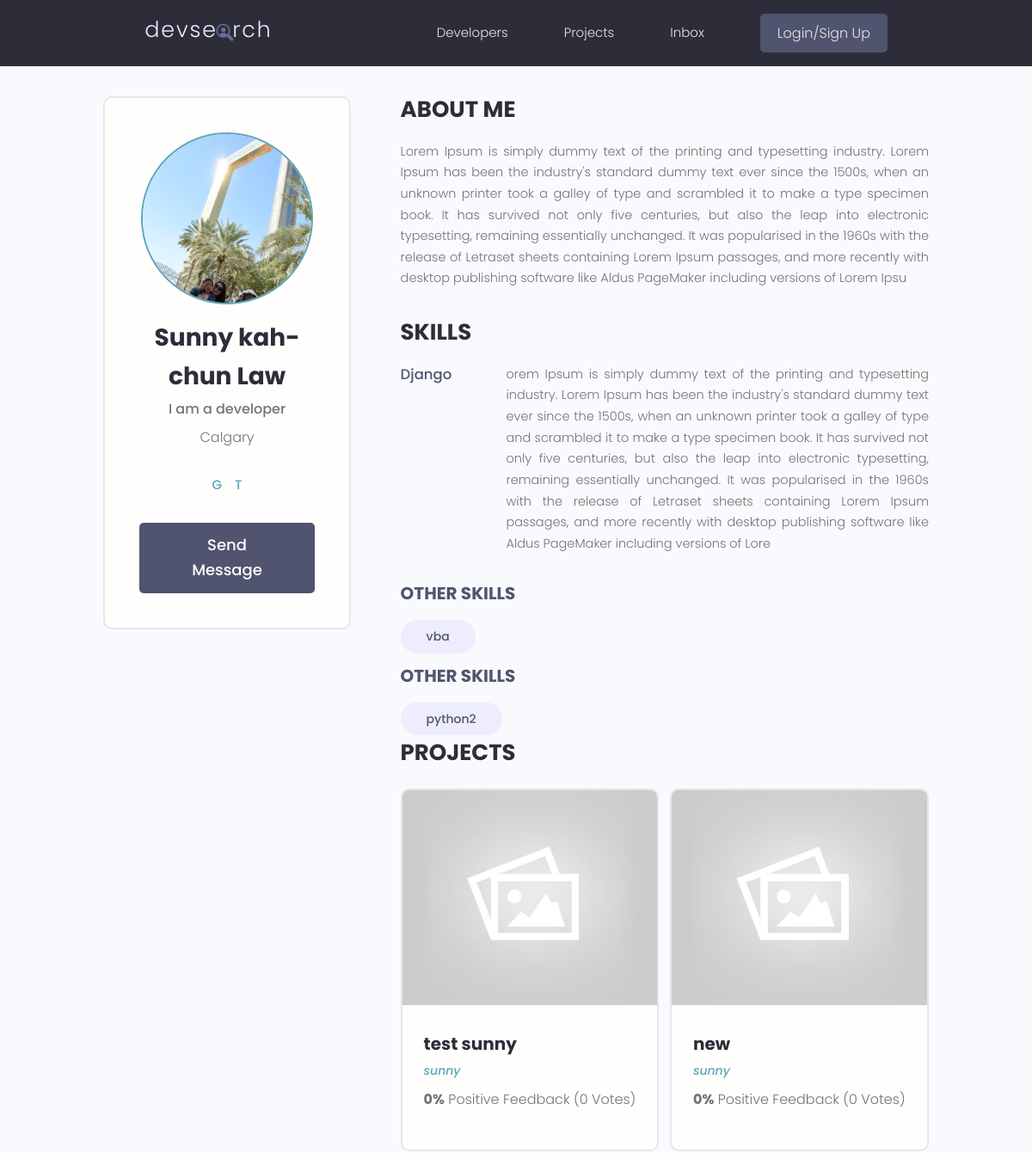
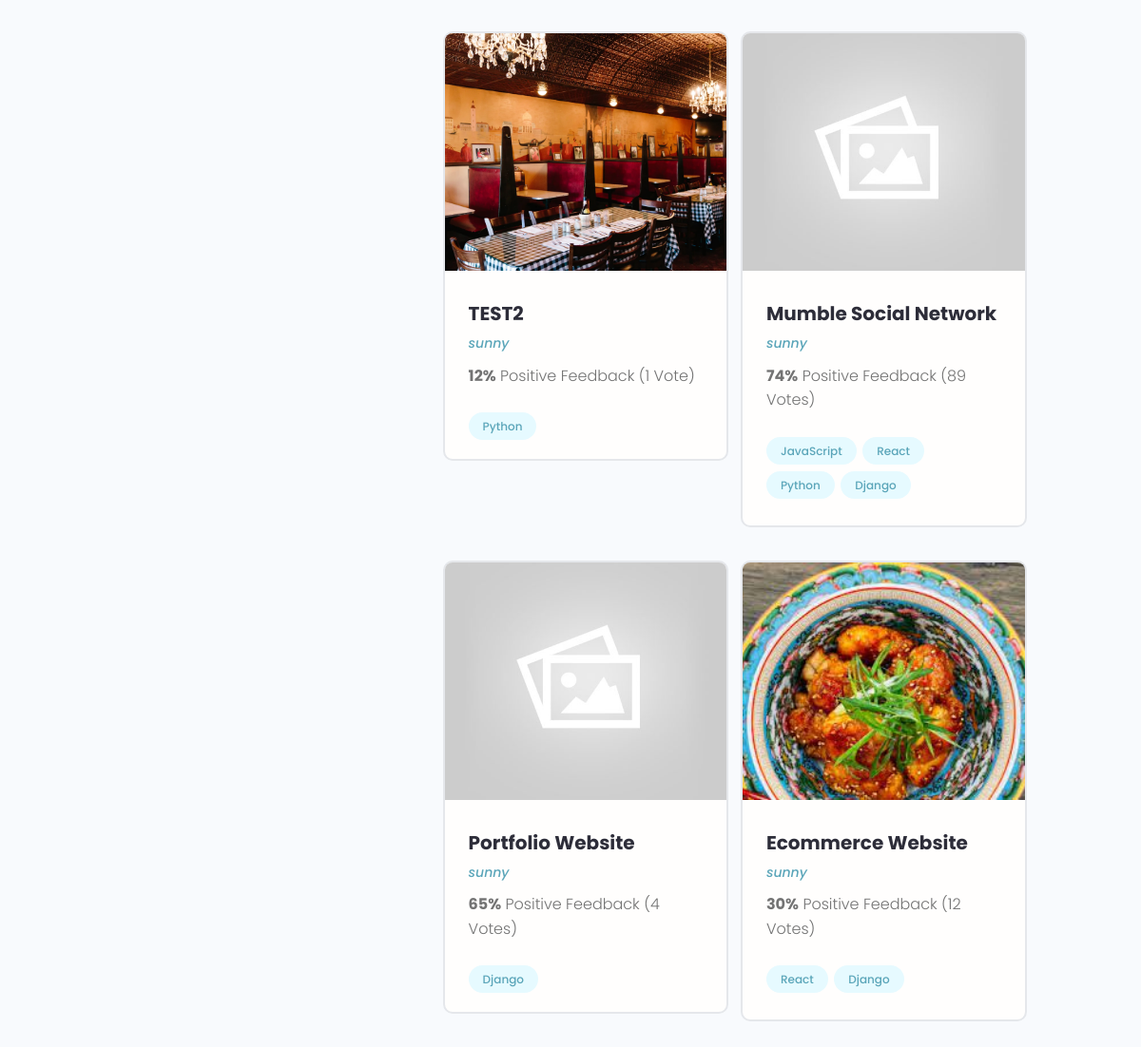
/profile/bae02edb-601e-4a99-9ada-62678e85b1ca, run on the app's committed database (2 pictures, top to bottom).
### users/models.py (models this page shows, shortened)
class Profile(models.Model):
    user = models.OneToOneField(
        User, on_delete=models.CASCADE, null=True, blank=True)
    name = models.CharField(max_length=200, blank=True, null=True)
    email = models.EmailField(max_length=500, blank=True, null=True)
    username = models.CharField(max_length=200, blank=True, null=True)
    location = models.CharField(max_length=200, blank=True, null=True)
    short_intro = models.CharField(max_length=200, blank=True, null=True)
    bio = models.TextField(blank=True, null=True)
    profile_image = models.ImageField(
        null=True, blank=True, upload_to='profiles/', default="profiles/user-default.png")
    social_github = models.CharField(max_length=200, blank=True, null=True)
    social_twitter = models.CharField(max_length=200, blank=True, null=True)
    social_linkedin = models.CharField(max_length=200, blank=True, null=True)
    social_youtube = models.CharField(max_length=200, blank=True, null=True)
    social_website = models.CharField(max_length=200, blank=True, null=True)
    created = models.DateTimeField(auto_now_add=True)
    id = models.UUIDField(default=uuid.uuid4, unique=True,
                          primary_key=True, editable=False)
    def __str__(self):
        return str(self.username)

class Skill(models.Model):
    owner = models.ForeignKey(
        Profile, on_delete=models.CASCADE, null=True, blank=True)
    name = models.CharField(max_length=200, blank=True, null=True)
    description = models.TextField(blank=True, null=True)
    created = models.DateTimeField(auto_now_add=True)
    id = models.UUIDField(default=uuid.uuid4, unique=True,
                          primary_key=True, editable=False)

### projects/models.py (models this page shows, shortened)
class Projects(models.Model):
    owner = models.ForeignKey(
        Profile, null=True, blank=True, on_delete=models.SET_NULL)
    title = models.CharField(max_length=200)
    description = models.TextField(null=True, blank=True)
    featured_image = models.ImageField(
        null=True, blank=True, default="default.jpg")
    demo_link = models.CharField(max_length=2000, blank=True)
    source_link = models.CharField(max_length=2000, null=True, blank=True)
    tags = models.ManyToManyField('Tag', blank=True)
    vote_total = models.IntegerField(default=0, null=True, blank=True)
    vote_ratio = models.IntegerField(default=0, null=True, blank=True)
    created = models.DateTimeField(auto_now_add=True)
    id = models.UUIDField(default=uuid.uuid4, unique=True,
                          primary_key=True, editable=False)
    class Meta:
        ordering = ['-created']  # dash makes is ascending order

class Tag(models.Model):
    name = models.CharField(max_length=200)
    createed = models.DateTimeField(auto_now_add=True)
    id = models.UUIDField(default=uuid.uuid4, unique=True,
                          primary_key=True, editable=False)
    def __str__(self):
        return self.name

### users/views.py (the view)
# urls.py: path('profile/<str:pk>', views.userprofile, name="user-profile"),
def userprofile(request, pk):
    profile = Profile.objects.get(id=pk)
    topSkills = profile.skill_set.exclude(description__exact="")
    otherSkills = profile.skill_set.filter(description="")
    context = {'profile': profile, 'topSkills': topSkills,
               'otherSkills': otherSkills}
    return render(request, 'users/user-profile.html', context)

### users/templates/users/user-profile.html (shortened to what this page needs)
{% extends 'main.html' %}
{% block content %}
<main class="profile my-md">
    <div class="container">
      <div class="layout">
        <div class="column column--1of3">
          <div class="card text-center">
            <div class="card__body dev">
              <img class="avatar avatar--xl" src="{{profile.profile_image.url}}" />
              <h2 class="dev__name">{{profile.name}}</h2>
              <p class="dev__title">{{profile.short_intro}}</p>
              <p class="dev__location">{{profile.location}}</p>
              <ul class="dev__social">
                {% if profile.social_github %}
                <li>
                  <a title="Github" href="{{profile.social_github}}" target="_blank">G</a>
                </li>
                {% endif %}
                {% if profile.social_twitter %}
                <li>
                  <a title="Twitter" href="{{profile.social_twitter}}" target="_blank">T</a>
                </li>
                {% endif %}
              </ul>
              <a href="#" class="btn btn--sub btn--lg">Send Message </a>
            </div>
          </div>
        </div>
        <div class="column column--2of3">
          <div class="devInfo">
            <h3 class="devInfo__title">About Me</h3>
            <p class="devInfo__about">
             {{profile.bio}}
            </p>
          </div>
          <div class="devInfo">
            <h3 class="devInfo__title">Skills</h3>
            <div class="devInfo__skills">
              {% for skill in topSkills %}
              <div class="devSkill">
                <h4 class="devSkill__title">{{skill.name}}</h4>
                <p class="devSkill__info">
                 {{skill.description}}
                </p>
              </div>
              {% endfor %}
              {% for skill in otherSkills %}
              <h3 class="devInfo__subtitle">Other Skills</h3>
              <div class="devInfo__otherSkills">
                <span class="tag tag--pill tag--sub tag--lg">
                  <small>{{skill.name}}</small>
                </span>
               {% endfor %}
              </div>
            </div>
          </div>
          <div class="devInfo">
            <h3 class="devInfo__title">Projects</h3>
            <div class="grid grid--two">
              {% for project in profile.projects_set.all %}
              <div class="column">
                <div class="card project">
                  <a href="{% url 'project' project.id %}" class="project">
                    <img class="project__thumbnail" src="{{project.featured_image.url}}" alt="project thumbnail" />
                    <div class="card__body">
                      <h3 class="project__title">{{project.title}}</h3>
                      <p><a class="project__author" href="{% url 'user-profile' profile.id %}">{{project.owner}}</a></p>
                      <p class="project--rating">
                        <span style="font-weight: bold;">{{project.vote_ratio}}%</span> Positive
                        Feedback ({{project.vote_total}} Vote{{project.vote_total|pluralize:"s"}})
                      </p>
                      <div class="project__tags">
                        {% for tag in project.tags.all %}
                        <span class="tag tag--pill tag--main">
                          <small>{{tag}}</small>
                        </span>
                        {% endfor %}
                      </div>
                    </div>
                  </a>
                </div>
              </div>
              {% endfor %}
            </div>
          </div>
        </div>
      </div>
    </div>
  </main>
{% endblock content %}

### static/styles/app.css (style rules this page uses)
:root { --color-sub: #2d2d39; }
.btn--sub { background-color: var(--color-sub-light); }
.card { border: 2px solid var(--color-light); }
img { width: 100%; }
.profile .card > .dev { padding: 4rem; }
.dev__name { color: var(--color-sub); font-size: 2.8rem; font-weight: 700; margin-top: 1rem; margin-bottom: 0.5rem; }
.dev__title { font-size: 1.6rem; font-weight: 500; line-height: 1.3; }
.dev__location { margin-top: 1rem; }
.dev__social { margin: 3rem 0; list-style: none; display: flex; justify-content: center; gap: 1.5rem; }
.devInfo { margin-bottom: 3rem; }
.devInfo__title, .devInfo__subtitle { font-size: 2.6rem; color: var(--color-sub); text-transform: uppercase; font-weight: 700; margin-bottom: 1.5rem; }
.devInfo__subtitle { font-size: 2rem; color: var(--color-sub-light); }
.devInfo__about, .devSkill__info { font-size: 1.45rem; line-height: 1.7; text-align: justify; }
.devSkill { margin-bottom: 3rem; }
.devSkill__title { font-size: 1.65rem; font-weight: 500; color: var(--color-sub-light); }
@media screen and (min-width: 700px) { .devSkill { display: flex; justify-content: space-between; gap: 3rem; } }
@media screen and (min-width: 700px) { .devSkill__info { flex-basis: 80%; } }
.project__author { font-size: 1.4rem; font-style: italic; }
.project--rating { margin-bottom: 1.6em; margin-top: .5em; }
.project__thumbnail { height: 25rem; object-fit: cover; object-position: top center; }
.project__title { font-size: 2rem; font-weight: 700; color: var(--color-sub); }

### static/uikit/styles/modules/_variables.css (style rules this page uses)
:root { --color-main: #5aa5b9; --color-main-light: #e6faff; --color-sub: #3f4156; --color-sub-light: #51546e; --color-sub-lighter: #ededfd; --color-text: #737373; --color-gray: #8b8b8b; --color-light: #e5e7eb; --color-light-gray: #767676; --color-bg: #f8fafd; --color-white: #fffefd; --color-white-light: #f3f3f3; --color-success: #359e64; --color-success-bg: #def8e8; --color-error: #fc4b0b; --color-error-bg: #fff2ee; --font-base: 'Poppins', arial, helvetica, 'Segoe UI', roboto, ubuntu, sans-serif; --font-monospace: 'Fira Code', 'Courier New', courier, monospace; --font-regular: 300; --font-medium: 500; --font-bold: 700; --generic-shadow: 1px 1px 5px #00000010; --generic-transition: all 0.3s ease-in-out; }

### static/uikit/styles/modules/_base.css (style rules this page uses)
* { margin: 0; padding: 0; box-sizing: border-box; text-rendering: optimizeLegibility; color: inherit; font-size: inherit; }
html { font-size: 50%; }
@media only screen and (min-width: 480px) { html { font-size: 56.25%; } }
@media only screen and (min-width: 1200px) { html { font-size: 62.5%; } }
body { line-height: 1.6; font-weight: 400; font-size: 1.5rem; color: var(--color-text); background-color: var(--color-bg); min-height: 100vh; }

### static/uikit/styles/modules/_typography.css (style rules this page uses)
* { font-family: var(--font-base); }
h2 { font-size: 3.6rem; font-weight: var(--font-bold); }
h3 { font-size: 3.2rem; font-weight: var(--font-medium); }
h4 { font-size: 2.8rem; font-weight: var(--font-medium); }
p, span, strong { font-size: 1.6rem; color: var(--color-text); font-weight: var(--font-regular); }
a { padding-bottom: 2px; text-decoration: none; display: inline-block; color: var(--color-main); font-weight: var(--font-medium); }

### static/uikit/styles/modules/_utilities.css (style rules this page uses)
.container { width: 92%; max-width: 165rem; margin: 0 auto; box-sizing: border-box; }
@media screen and (min-width: 1000px) { .container { width: 90%; } }
@media screen and (min-width: 1200px) { .container { width: 80%; } }
.text-center { text-align: center; }
.my-md { margin: 3rem auto; }

### static/uikit/styles/modules/_avatar.css (style rules this page uses)
.avatar { border-radius: 50%; border: 2px solid var(--color-main); object-fit: cover; }
.avatar--xl { height: 20rem; width: 20rem; }

### static/uikit/styles/modules/_button.css (style rules this page uses)
.btn { display: inline-block; position: relative; cursor: pointer; background-color: var(--color-light); font-weight: var(--font-medium); color: var(--color-sub); text-decoration: none; padding: 1rem 2rem; border-radius: 0.5rem; border: none; width: -webkit-fit-content; width: -moz-fit-content; width: fit-content; height: -webkit-fit-content; height: -moz-fit-content; height: fit-content; font-size: 1.6rem; outline-width: 0; outline-color: transparent; -webkit-backface-visibility: hidden; backface-visibility: hidden; transition: all 0.3s ease-in-out; }
.btn--sub { background-color: var(--color-sub); color: var(--color-white); }
.btn--lg { font-size: 1.8rem; padding: 1.2rem 4.5rem; }

### static/uikit/styles/modules/_card.css (style rules this page uses)
.card { border-radius: 1rem; background-color: var(--color-white); border: 1.5px solid var(--color-light); width: auto; height: auto; margin-top: 0.5rem; margin-bottom: 0.5rem; overflow: hidden; }
.card__body, .card__header { padding: 2rem 2.5rem; }

### data on the page
Profile: profile_image (picture), name "Sunny kah-chun Law", short_intro "I am a developer", location "Calgary", bio "Lorem Ipsum is simply dummy text of the printing and typesetting industry. Lorem Ipsum has been the industry's standard dummy text ever since the 1500s, when an unknown printer took a galley of type and scrambled it to make a type specimen book. It has survived not only five centuries, but also the leap into electronic typesetting, remaining essentially unchanged. It was popularised in the 1960s with the release of Letraset sheets containing Lorem Ipsum passages, and more recently with desktop publishing software like Aldus PageMaker including versions of Lorem Ipsu"
Skill: name "Django", description "orem Ipsum is simply dummy text of the printing and typesetting industry. Lorem Ipsum has been the industry's standard dummy text ever since the 1500s, when an unknown printer took a galley of type and scrambled it to make a type specimen book. It has survived not only five centuries, but also the leap into electronic typesetting, remaining essentially unchanged. It was popularised in the 1960s with the release of Letraset sheets containing Lorem Ipsum passages, and more recently with desktop publishing software like Aldus PageMaker including versions of Lore"
Skill: name "vba"
Skill: name "python2"
Projects: featured_image (placeholder picture), title "test sunny", owner "sunny", vote_ratio "0", vote_total "0"
Projects: featured_image (placeholder picture), title "new", owner "sunny", vote_ratio "0", vote_total "0"
Projects: featured_image (picture), title "TEST2", owner "sunny", vote_ratio "12", vote_total "1"
Tag: name "Python"
Projects: featured_image (placeholder picture), title "Mumble Social Network", owner "sunny", vote_ratio "74", vote_total "89"
Tag: name "JavaScript"
Tag: name "React"
Tag: name "Django"
Projects: featured_image (placeholder picture), title "Portfolio Website", owner "sunny", vote_ratio "65", vote_total "4"
Projects: featured_image (picture), title "Ecommerce Website", owner "sunny", vote_ratio "30", vote_total "12"
